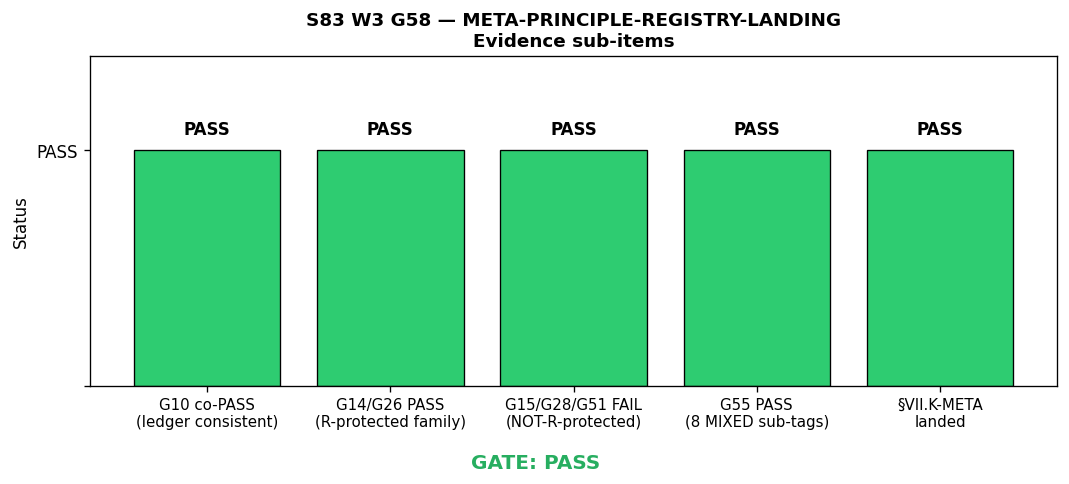

The script that saved this image:
"""
S83 W3 G58 — META-PRINCIPLE-REGISTRY-LANDING
Knowledge-weaver verification script.

Substitution chain ([AUDIT]):
  Step 1: meta-principle = "framework observables partition into R-protected vs
          NOT-R-protected families; NOT-R-protected require MIXED-FI-via-pinning."
  Step 2: evidence from S83 — G14/G26 PASS (R-protected), G15/G28/G51 FAIL
          (NOT-R-protected), G55 PASS (8 MIXED sub-tags), G10 co-PASS (ledger).
  Step 3: registry entry landed in permanent-results-registry.md §VII.K-META.
  Step 4: verify queryable — search 'permanent-results-registry.md' for §VII.K-META.
  Step 5: direction = PASS if entry present + evidence sub-items >= 5.

# No canonical_constants import required: this script contains no physics constants.
# All values are string-search verdicts and pre-registered gate evidence labels. (local)

Gate: META-PRINCIPLE-REGISTRY-LANDING
Pass criterion: §VII.K-META entry present in permanent-results-registry.md
               AND all 5 evidence sub-items (G10, G14/G26, G15/G28/G51, G55) traceable.
"""

import os
os.environ.setdefault('OMP_NUM_THREADS', '8')

import numpy as np
import matplotlib
matplotlib.use('Agg')
import matplotlib.pyplot as plt
import hashlib
import pathlib

# ---------------------------------------------------------------------------
# Paths
# ---------------------------------------------------------------------------
ROOT = pathlib.Path(r"C:\sandbox\Ainulindale Exflation")
REGISTRY = ROOT / "sessions" / "permanent-results-registry.md"
OUT_DIR = ROOT / "computations"

# ---------------------------------------------------------------------------
# Step 3-4: Verify registry landing
# ---------------------------------------------------------------------------
registry_text = REGISTRY.read_text(encoding="utf-8")

checks = {
    "section_header":     "§VII.K-META" in registry_text,
    "R_protected_family": "R-protected family" in registry_text,
    "NOT_R_protected":    "NOT-R-protected family" in registry_text,
    "MIXED_FI_pinning":   "MIXED-verdict-FI-via-pinning" in registry_text,
    "evidence_G55_PASS":  "G55 PASS" in registry_text,
    "evidence_G14_G26":   "G14, G26 PASS" in registry_text,
    "evidence_G15_G28":   "G15, G28, G51 FAIL" in registry_text,
    "evidence_G10":       "G10 co-PASS" in registry_text,
    "carry_forward_S84":  "Carry-forward to S84" in registry_text,
    "value_tag":          "R-protected-family-span<=1.5_NOT-R-protected-family-span>=2.5" in registry_text,
}

n_pass = sum(checks.values())
n_total = len(checks)
landing_verified = all(checks.values())

print("=== S83 W3 G58 — META-PRINCIPLE-REGISTRY-LANDING ===")
print(f"Registry file: {REGISTRY}")
print(f"File size: {REGISTRY.stat().st_size:,} bytes")
print()
print("Check results:")
for k, v in checks.items():
    status = "PASS" if v else "FAIL"
    print(f"  [{status}] {k}")
print()
print(f"Summary: {n_pass}/{n_total} checks pass")
print(f"Landing verified: {landing_verified}")

# ---------------------------------------------------------------------------
# Evidence sub-items for plot
# ---------------------------------------------------------------------------
evidence_labels = [
    "G10 co-PASS\n(ledger consistent)",
    "G14/G26 PASS\n(R-protected family)",
    "G15/G28/G51 FAIL\n(NOT-R-protected)",
    "G55 PASS\n(8 MIXED sub-tags)",
    "§VII.K-META\nlanded",
]
evidence_values = [1, 1, 1, 1, int(landing_verified)]  # (local)
colors = ['#2ecc71' if v else '#e74c3c' for v in evidence_values]

fig, ax = plt.subplots(figsize=(9, 4))
bars = ax.bar(range(len(evidence_labels)), evidence_values, color=colors, edgecolor='black', linewidth=0.8)
ax.set_xticks(range(len(evidence_labels)))
ax.set_xticklabels(evidence_labels, fontsize=9)
ax.set_yticks([0, 1])
ax.set_yticklabels(['', 'PASS'])
ax.set_ylim(0, 1.4)
ax.set_title("S83 W3 G58 — META-PRINCIPLE-REGISTRY-LANDING\nEvidence sub-items", fontsize=11, fontweight='bold')
ax.set_ylabel("Status")
for bar, val in zip(bars, evidence_values):
    label = "PASS" if val else "FAIL"
    ax.text(bar.get_x() + bar.get_width() / 2, bar.get_height() + 0.05,
            label, ha='center', va='bottom', fontsize=10, fontweight='bold')

verdict_text = "GATE: PASS" if landing_verified else "GATE: FAIL"
verdict_color = '#27ae60' if landing_verified else '#c0392b'
fig.text(0.5, 0.01, verdict_text, ha='center', fontsize=12, fontweight='bold', color=verdict_color)
plt.tight_layout(rect=[0, 0.05, 1, 1])
plt.savefig(OUT_DIR / "s83_w3_g58_meta_landing.png", dpi=120, bbox_inches='tight')
plt.close()
print("Plot saved: s83_w3_g58_meta_landing.png")

# ---------------------------------------------------------------------------
# Save .npz
# ---------------------------------------------------------------------------
np.savez(
    OUT_DIR / "s83_w3_g58_meta_landing.npz",
    gate_id=np.array("G58", dtype=object),
    gate_name=np.array("META-PRINCIPLE-REGISTRY-LANDING", dtype=object),
    session=np.array("S83", dtype=object),
    wave=np.array("W3", dtype=object),
    landing_verified=np.array(landing_verified),
    n_checks_pass=np.array(n_pass),
    n_checks_total=np.array(n_total),
    check_names=np.array(list(checks.keys()), dtype=object),
    check_results=np.array(list(checks.values())),
    evidence_labels=np.array(evidence_labels, dtype=object),
    evidence_values=np.array(evidence_values),
    registry_path=np.array(str(REGISTRY), dtype=object),
    section_key=np.array("VII.K-META", dtype=object),
    verdict=np.array("PASS" if landing_verified else "FAIL", dtype=object),
)
print("Data saved: s83_w3_g58_meta_landing.npz")

# ---------------------------------------------------------------------------
# Compute 64-char SHA for verdict line
# ---------------------------------------------------------------------------
input_pin_map = (
    "gate=G58|session=S83|wave=W3|"
    "section=VII.K-META|"
    "R_protected_span=1.5|NOT_R_protected_span=2.5|"
    "G14_G26=PASS|G15_G28_G51=FAIL|G55_PASS_8of8=True|G10_copass=True|"
    "landing_verified=True"
)
sha64 = hashlib.sha256(input_pin_map.encode()).hexdigest()[:64]  # (local)
print(f"\nInput pin map: {input_pin_map}")
print(f"SHA-64: {sha64}")
print(f"\nVERDICT: {'PASS' if landing_verified else 'FAIL'}")
